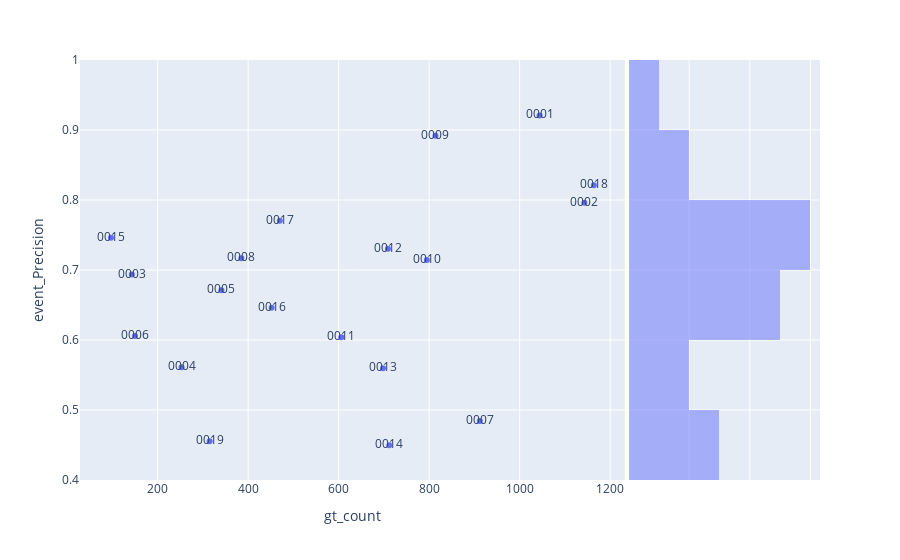

Here is the notebook cell this chart was saved with:
### Code cell
fig=px.scatter(modelMetrics,x="gt_count",y="event_Precision", marginal_y="histogram",text="testSubjectId")
fig.show()

### Figure 1 — Plotly figure (JSON) as saved in the notebook; plotly's stock layout.template omitted (floating-point values rounded to 4 significant figures)
{"data": [{"hovertemplate": "gt_count=%{x}<br>event_Precision=%{y}<br>testSubjectId=%{text}<extra></extra>", "legendgroup": "", "marker": {"color": "#636efa", "symbol": "circle"}, "mode": "markers+text", "name": "", "orientation": "v", "showlegend": false, "text": ["0001", "0002", "0003", "0004", "0005", "0006", "0007", "0008", "0009", "0010", "0011", "0012", "0013", "0014", "0015", "0016", "0017", "0018", "0019"], "type": "scatter", "x": [1044, 1143, 143, 253, 341, 150, 912, 385, 814, 795, 606, 709, 698, 712, 97, 452, 470, 1164, 315], "xaxis": "x", "y": [0.9208, 0.796, 0.6934, 0.5612, 0.671, 0.6056, 0.4842, 0.7169, 0.8917, 0.7143, 0.6038, 0.7304, 0.5596, 0.4495, 0.746, 0.6461, 0.7705, 0.821, 0.4552], "yaxis": "y"}, {"alignmentgroup": "True", "bingroup": "y", "hovertemplate": "event_Precision=%{y}<br>count=%{x}<extra></extra>", "legendgroup": "", "marker": {"color": "#636efa"}, "name": "", "offsetgroup": "", "opacity": 0.5, "showlegend": false, "type": "histogram", "xaxis": "x2", "y": [0.9208, 0.796, 0.6934, 0.5612, 0.671, 0.6056, 0.4842, 0.7169, 0.8917, 0.7143, 0.6038, 0.7304, 0.5596, 0.4495, 0.746, 0.6461, 0.7705, 0.821, 0.4552], "yaxis": "y2"}], "layout": {"barmode": "overlay", "legend": {"tracegroupgap": 0}, "margin": {"t": 60}, "xaxis": {"anchor": "y", "domain": [0, 0.7363], "title": {"text": "gt_count"}}, "xaxis2": {"anchor": "y2", "domain": [0.7413, 1], "matches": "x2", "showgrid": true, "showline": false, "showticklabels": false, "ticks": ""}, "yaxis": {"anchor": "x", "domain": [0, 1], "title": {"text": "event_Precision"}}, "yaxis2": {"anchor": "x2", "domain": [0, 1], "matches": "y", "showgrid": true, "showticklabels": false}}}
